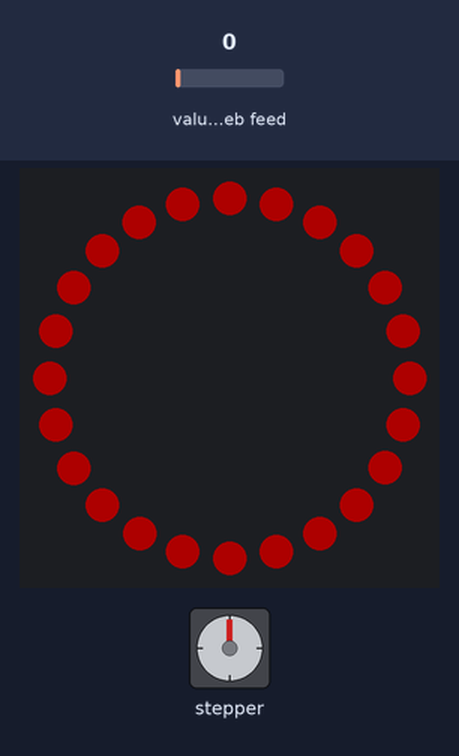
Recording of a program running on a simulated CircuitPython board. Shown: 24 RGB LEDs in a ring, first at the top, clockwise, stepper motor. The test bench sets the inputs (shaded band); at power-on: value of the web feed 0. Dim RGB values are drawn brighter than linear; WiFi joins after 1.5 s; the clock reads 2024-03-15 10:24:30 at power-on unless the program sets it; requests to the public web service named in the program get a made-up reply in its usual format after 0.4 s (London, UTC, broken clouds, 64 % humidity, 1013 hPa unless stated); the stepper is drawn at 2048 steps a turn; library files of the repository ran but are not shown: neopixelFunctions.py, secrets.py; what the program prints to the serial console is not drawn. At 36.2 s the program ends and the board releases its pins; the recording ends there.

Above: at 3.0 s.
At 3.5 s:
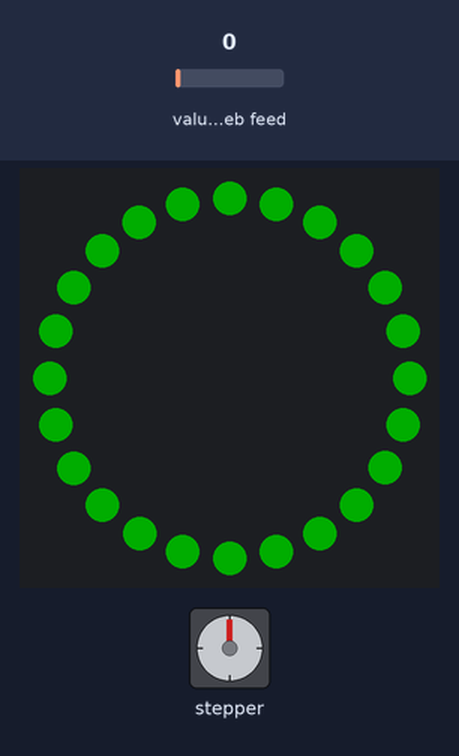
At 4.0 s:
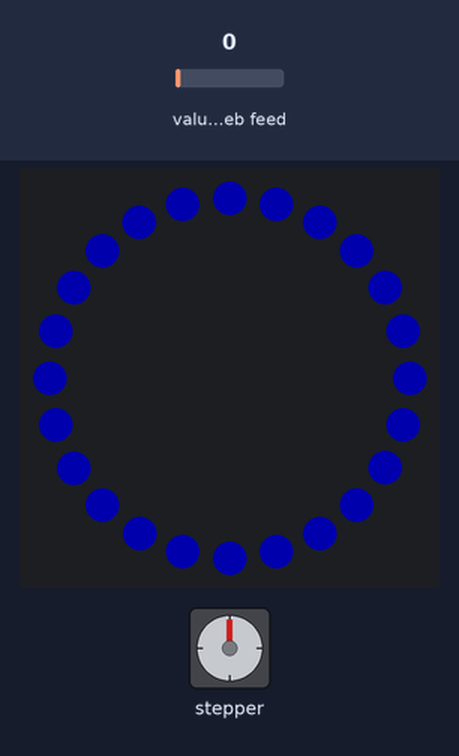
At 34.2 s:
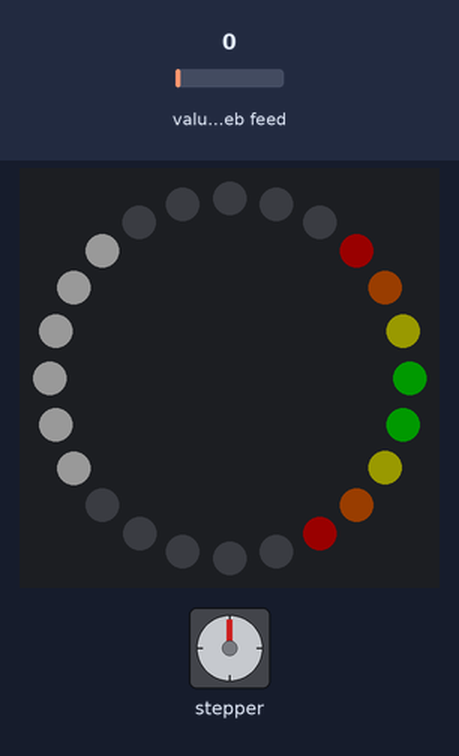
Timing chart, 0 to 35.7 s (numbered marks = the images above):
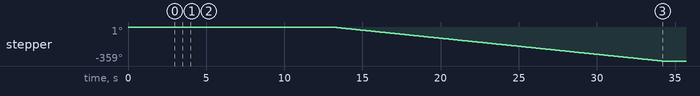

The program:

Tuner_WIP.py
```python
#   ECEG 201 Final Application Project
#   Author: Izzy Philosophe
#   Application: Guitar Tuner
#
#   Inputs:
#       - Electric Guitar
#            - guitar -> guitar amplifier -> 3.5mm audio jack adapter -> pinout to feather analogIO
#       - Adafruit ulab API for signal data processing

#---------------------- Library Imports ---------------------------

import time
import board
from analogio import AnalogIn
import math
from neopixelFunctions import *
import rtc
import busio
from digitalio import DigitalInOut
import adafruit_requests as requests
import adafruit_esp32spi.adafruit_esp32spi_socket as socket
from adafruit_esp32spi import adafruit_esp32spi
import neopixel
from adafruit_motorkit import MotorKit
from adafruit_motor import stepper

# Utilizes Adafruit's ulab API for CircuitPython
import ulab
import ulab.numerical


#------------------ Preliminary Initializations and Setup ----------------------


analog_in = AnalogIn(board.A1)

abs_max = 0
abs_min = 0
ptp = 0
avg = 0

# test out the RTC feature of the Feahter M4
clock = rtc.RTC()

# Choose "home" or "Bucknell"
location = "home"

# Get wifi details and more from a secrets.py file
# Determine if the location is home or Bucknell
if location == "home":
    try:
        from secrets import secrets_home
    except ImportError:
        print("WiFi secrets are kept in secrets.py, please add them there!")
        raise
    secrets = secrets_home
else:
    try:
        from secrets import secrets_Bucknell
    #    secrets = secrets_Bucknell
    except ImportError:
        print("WiFi secrets are kept in secrets.py, please add them there!")
        raise
    secrets = secrets_Bucknell

TEXT2_URL = "http://api.thingspeak.com/channels/1221440/fields/field1/last.txt"
TEXT2_URL2 = "http://api.thingspeak.com/channels/1221440/fields/field2/last.txt"

# create the I2C object which will be used to talk to the motor and sensor
i2c = busio.I2C(board.SCL, board.SDA)

# If you have an AirLift Featherwing or ItsyBitsy Airlift:
esp32_cs = DigitalInOut(board.D13)
esp32_ready = DigitalInOut(board.D11)
esp32_reset = DigitalInOut(board.D12)

spi = busio.SPI(board.SCK, board.MOSI, board.MISO)
esp = adafruit_esp32spi.ESP_SPIcontrol(spi, esp32_cs, esp32_ready, esp32_reset)

requests.set_socket(socket, esp)

# create the stepper motor object
kit = MotorKit(i2c=i2c)
# The Portescap S26M048 series stepper motors have 48 steps per revolution
# https://media.digikey.com/pdf/Data%20Sheets/Portescap%20Danaher%20PDFs/26M048B.pdf
# We will use "interleave" mode which doubles the number of steps for a full revolution
motor_steps = 2038
full_rev = motor_steps
# define the starting point of the motor as 0
motorPos = 0
# define the max position of the motor for RH of 100%
# this number is based on the position of the physical stop peg on the enclosure.  That point
# is defined as 0 or the min, and that point mirrored about the vertical axis is defined
# as the max.  The max is about 84% of a full rotation.
maxMotor = round(0.84*full_rev)

dial_left_pos = 510
dial_right_pos = 1020
dial_center_pos = 765


# Designated open-string notes and their frequencies (Hz):
E2 = 82

E2_A2_midpoint = 94.7

A2 = 110

A2_D3_midpoint = 126.6

D3 = 147

D3_G3_midpoint = 169.8

G3 = 196

G3_B3_midpoint = 220

B3 = 247

B3_E4_midpoint = 285.1

E4 = 330


# define the pin used to control the NeoPixel ring
pixel_pin = board.D5
# The number of NeoPixels
# Our NeoPixel ring is based on the SK6812
# https://cdn-shop.adafruit.com/product-files/1138/SK6812+LED+datasheet+.pdf
num_pixels = 24
# The order of the pixel colors - RGB or GRB. Some NeoPixels have red and green reversed!
ORDER = neopixel.GRB
# create the NeoPixel ring object
pixel = neopixel.NeoPixel(pixel_pin, num_pixels, brightness=0.2, auto_write=True, pixel_order=ORDER)


#-------------------- Functions ---------------------------


# The wheel function turns an integer from 0 to 255 to a 3 element vector color value.
def wheel(pos):
    # Input a value 0 to 255 to get a color value.
    # The colours are a transition r - g - b - back to r.
    if pos < 0 or pos > 255:
        r = g = b = 0
    elif pos < 85:
        r = int(pos * 3)
        g = int(255 - pos * 3)
        b = 0
    elif pos < 170:
        pos -= 85
        r = int(255 - pos * 3)
        g = 0
        b = int(pos * 3)
    else:
        pos -= 170
        r = 0
        g = int(pos * 3)
        b = int(255 - pos * 3)
    return (r, g, b) if ORDER in (neopixel.RGB, neopixel.GRB) else (r, g, b, 0)


def rainbow_cycle(wait):
    for j in range(255):
        for i in range(num_pixels):
            pixel_index = (i * 256 // num_pixels) + j
            pixel[i] = wheel(pixel_index & 255)
        pixel.show()
        time.sleep(wait)


def get_voltage(pin):
    return (pin.value * 3.3) / 65536
    #return pin.value


def analyze(array):
    abs_max = max(array)
    abs_min = min(array)
    ptp = abs_max - abs_min
    avg = sum(array) / len(array)
    print("max: ", abs_max, "V")
    print("min: ", abs_min, "V")
    print("ptp: ", ptp, "V")
    print("avg: ", avg, "V")
    print("size: ", len(array), '\n')


def smooth(array):
    avg = float(sum(array) / len(array))
    for x in range(len(array)):
        array[x] = (array[x] - avg)
        array[x] = array[x] * 5


def stretch(array):
    avg = float(sum(array) / len(array))
    for x in range(len(array)):
        scalar = (float(array[x] / avg))**2
        array[x] = array[x] * scalar


def smooth2(array):
    # variable for holding undersampling rate
    undersample = 3

    for x in range(0, len(array), undersample):
        if (x + undersample) > (len(array) - 1):
            undersample -= (len(array) - 1)
        delta = array[x + undersample] - array[x]
        if delta != 0:
            for y in range(1, undersample):
                array[x + y] = array[x] + (y/delta)


def get_freq(array):
    abs_max = max(array)
    abs_min = min(array)
    ptp = abs_max - abs_min
    avg = float(sum(array) / len(array))
    if (array[0] < 0):
        below = True
        freq = 0
    else:
        below = False
        freq = 1
    #up = True
    for x in range(len(array)):
        #print((x,))
        #time.sleep(0.01)
        if (below and (array[x] >= avg)):
            freq = freq + 1
            below = False
        if (array[x] < (avg - (ptp*.333))):
            below = True
    return freq


#def display_freq(frequency):


#--------------------- Final Initialization-------------------------------


# pause to make sure everything is copacetic
time.sleep(1)

if esp.status == adafruit_esp32spi.WL_IDLE_STATUS:
    print("ESP32 found and in idle mode")
#print("Firmware vers.", esp.firmware_version)
#print("MAC addr:", [hex(i) for i in esp.MAC_address])

print("Connecting to AP...")
while not esp.is_connected:
    try:
        esp.connect_AP(secrets["ssid"], secrets["password"])
    except RuntimeError as e:
        print("could not connect to AP, retrying: ", e)
        continue
print("Connected to", str(esp.ssid, "utf-8"), "\tRSSI:", esp.rssi)
print("My IP address is", esp.pretty_ip(esp.ip_address))

# esp._debug = True
r = requests.get(TEXT2_URL)
print("")
print("Maker-E outside temperature right now is", r.text, "°F.")
print("Double this value is ", float(r.text) * 2)
print("-" * 40)
r.close()

print("Done!")
print(clock.datetime)

# run this code once to initialize the device and make sure NeoPixels and motor are working
# light up red, then pause
pixel.fill((255, 0, 0))
time.sleep(0.5)
# light up green, then pause
pixel.fill((0, 255, 0))
time.sleep(0.5)
# light up blue, then pause
pixel.fill((0, 0, 255))
time.sleep(0.5)
# run through a rainbox cycle once on the NeoPixels
rainbow_cycle(0.001)  # rainbow cycle with 1ms delay per step
# turn off the NeoPixels
pixel.fill((0, 0, 0))
time.sleep(0.5)

# home the motor by making it perform a full revolution counterclockwise until it hits the stop peg
# we're using terminals M1 and M2 on the FeatherWing board so we need stepper1
for i in range(full_rev):
    kit.stepper1.onestep(style=stepper.SINGLE, direction=stepper.BACKWARD)
    time.sleep(0.01) # give the device time to catch up between steps

#initiallizing the LEDS
ring = get_ring()
bar_graph((255, 0, 0), 11, True, 3, ring, False)
bar_graph((255, 100, 0), 10, True, 4, ring, False)
bar_graph((255, 255, 0), 9, True, 5, ring, False)
bar_graph((0, 255, 0), 8, True, 6, ring, False)
bar_graph((255, 255, 255), 22, True, 16, ring, False)
time.sleep(2)
print("")


#------------------------------- Main Loop --------------------------------------


flag = False
while flag:

    # samples the audio voltage signal for .25 seconds and stores it all in a list
    wave = []
    current_time = time.monotonic_ns()
    while ((time.monotonic_ns() - current_time) < 250000000):
    #for x in range(256):
        wave.append(get_voltage(analog_in))
        #time.sleep(0.0005)
    sample_time = .25 * (2048/len(wave))
    while len(wave) > 2048:
        wave.pop(len(wave)-1)

    #stretch(wave)
    #smooth(wave)
    #smooth2(wave)

    uwave = ulab.array(wave)
    #a, b = ulab.fft.fft(uwave)
    fft = ulab.fft.fft(uwave)

    #a[:71] = 0
    #a[441:] = 0
    #b[:71] = 0
    #b[441:] = 0

    #fft[0][:70] = 0
    #fft[1][:70] = 0
    #fft[0][441:] = 0
    #fft[1][441:] = 0


    #smoothed, imag = ulab.fft.ifft(a, b)
    #smoothed = ulab.fft.ifft(fft[0], fft[1])

    #print(len(wave), len(smoothed), len(a), len(b))

    #for x in range(2048):
        #print((wave[x], smoothed[0][x]))
        #print((wave[x],))
        #print((fft[0][x],))
        #time.sleep(0.05)

    for x in range(70, 441):
        print((fft[0][x],))
        time.sleep(0.05)

    print(len(fft[0]))
    time.sleep(3)
    #print((fft[0],))

    #print(get_freq(smoothed[0]) * 4)
    #print("frequency is ", ulab.numerical.argmax(fft[0][70:441]))

    #time.sleep(1)
    #flag = False
```

Measured:
- by itself, stepper: turns 359° counter-clockwise in 21.0 s
- what the display in image 0 shows lasts 0.5 s, from 2.9 s to 3.4 s
